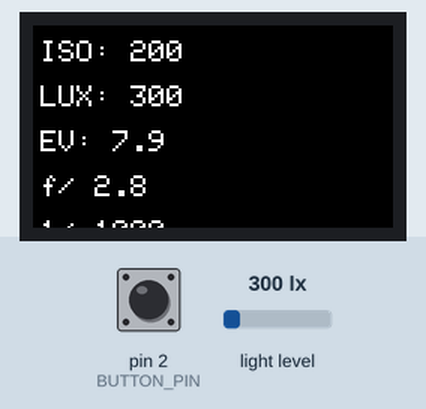
Recording of a sketch running on a simulated Arduino Nano, built with avr-gcc and run on an emulated ATmega328P. Shown: 240×135 colour display. Inputs (shaded band) come from the test bench; at power-on: pin 2 (BUTTON_PIN) HIGH, light level 300 lx. What the sketch prints to the serial monitor is not drawn.

Above: at 1.3 s.
1.4 s: pin 2 (BUTTON_PIN) pulled LOW for 3.2 s
At 4.8 s:
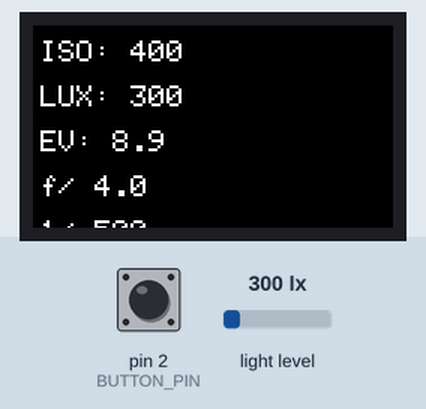
6.1 s: light level set to 40 lx
At 6.7 s:
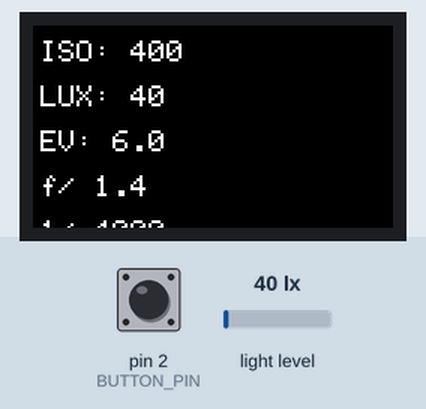
7.6 s: pin 2 (BUTTON_PIN) pulled LOW for 0.65 s
At 8.7 s:
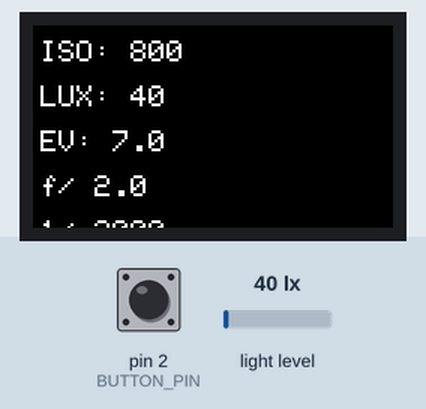
9.7 s: light level set to 500 lx
At 11.1 s:
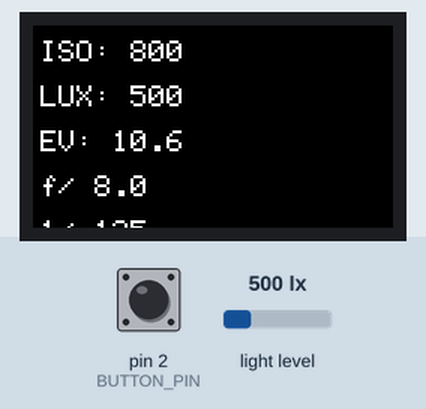
11.4 s: light level set to 1000 lx
At 12.1 s:
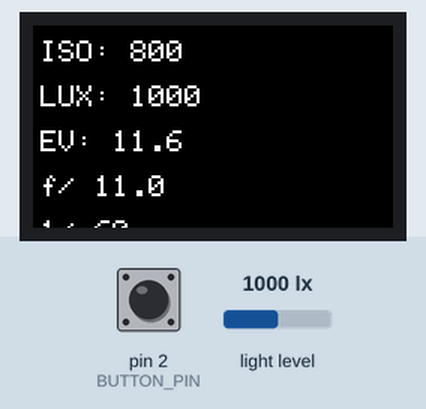
Timing chart, 0 to 14.0 s (numbered marks = the images above; inputs shaded):
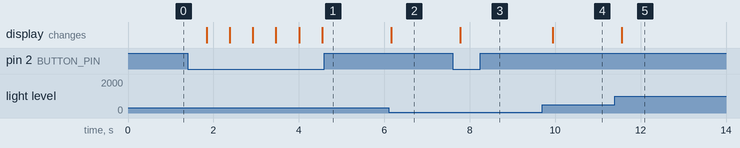

The sketch:

LightMeter.ino
```cpp
/*
  Light Meter — Instrument Design
  Arduino Nano + BH1750 ambient light sensor + ST7789 TFT display

  Reads ambient light in lux, converts to an exposure value (EV) at a
  user-set ISO, and displays the corresponding aperture/shutter-speed
  pairing. ISO is cycled manually via a single push button.

  NOTE: This file is a documented reconstruction of the original sketch,
  rebuilt from the project's wiring diagram and recorded display output
  (ISO 200, LUX 1575, EV 10.8, f/5.6, 1/125) — the original source file
  was lost.

  Libraries required (Arduino Library Manager):
    - BH1750 by Christopher Laws
    - Adafruit GFX Library
    - Adafruit ST7789

  Wiring (per pin mapping):
    BH1750   -> A4 (SDA), A5 (SCL), 5V, GND
    ST7789   -> D11 (SDA/MOSI), D13 (SCL/SCK), D10 (CS), D9 (RES), D8 (DC), 5V (BLK), GND
    Button   -> D2 to GND (uses internal pull-up)
*/

#include <Wire.h>              // Handles I2C communication (used by the BH1750 sensor)
#include <BH1750.h>            // Library for the BH1750 digital light sensor
#include <Adafruit_GFX.h>      // Core graphics library — provides drawing/text functions used by the display library
#include <Adafruit_ST7789.h>   // Driver library specific to the ST7789 TFT display
#include <SPI.h>               // Handles SPI communication (used by the ST7789 display)

//names to the pin numbers so the rest
#define TFT_CS   10   // Chip Select — tells the display when the Arduino is talking to it
#define TFT_RST  9    // Reset pin — lets the Arduino restart the display if needed
#define TFT_DC   8    // Data/Command pin — tells the display whether incoming data is a command or pixel data
#define BUTTON_PIN 2  // Digital pin the ISO-cycle button is wired to

// Creates the display object using the pins above, so later code can just call tft.something()
Adafruit_ST7789 tft = Adafruit_ST7789(TFT_CS, TFT_DC, TFT_RST);

// Creates the light sensor object, so later code can just call lightMeter.something()
BH1750 lightMeter;

// ---- ISO cycle ----
// The set of ISO values the button cycles through, in array form.
const int isoValues[] = {100, 200, 400, 800, 1600};
// Automatically counts how many values are in the array above (5), so we don't have to hardcode it.
const int numIsoValues = sizeof(isoValues) / sizeof(isoValues[0]);
// Tracks which ISO value is currently selected. Starts at index 1, which is ISO 200 —
// matching the ISO shown in the recorded display output.
int isoIndex = 1;

// ---- Aperture / shutter speed tables for EV lookup ----
// Standard full-stop aperture
const float apertures[] = {1.4, 2.0, 2.8, 4.0, 5.6, 8.0, 11.0, 16.0};
//  shutter speed
const int shutterDenominators[] = {4000, 2000, 1000, 500, 250, 125, 60, 30};

// ---- Debounce ----
// Debouncing prevents one physical button press from being read as multiple rapid presses
// due to tiny electrical noise when the button contacts touch.
unsigned long lastButtonPress = 0;      // Stores the timestamp (in milliseconds) of the last accepted press
const unsigned long debounceDelay = 250; // Minimum time (ms) that must pass before another press counts

void setup() {
  Serial.begin(9600);      // Starts serial communication so readings can be viewed on a computer via USB

  Wire.begin();             // Initializes the I2C bus so the Arduino can talk to the BH1750 sensor
  lightMeter.begin();       // Initializes the BH1750 sensor itself, using default settings

  pinMode(BUTTON_PIN, INPUT_PULLUP);
  // Sets the button pin to read HIGH by default and LOW when pressed,
  // using the Arduino's built-in pull-up resistor instead of needing an external one.

  tft.init(135, 240);       // Initializes the display and tells it its resolution (135 x 240 pixels)
  tft.setRotation(1);       // Rotates the display 90 degrees, matching how it's mounted in the housing
  tft.fillScreen(ST77XX_BLACK); // Clears the screen to a black background on startup
  tft.setTextColor(ST77XX_WHITE); // Sets all text to display in white
  tft.setTextSize(2);       // Sets the text to a readable, moderately large size
}

void loop() {
  // ---- Check for a button press to cycle ISO ----
  // digitalRead(BUTTON_PIN) == LOW means the button is currently pressed (because of INPUT_PULLUP).
  // The second condition makes sure enough time has passed since the last accepted press (debounce).
  if (digitalRead(BUTTON_PIN) == LOW && (millis() - lastButtonPress) > debounceDelay) {
    isoIndex = (isoIndex + 1) % numIsoValues;
    // Moves to the next ISO value in the array. The "% numIsoValues" wraps back to
    // index 0 once it goes past the last value, so the cycle repeats.
    lastButtonPress = millis(); // Records this moment as the last time the button was pressed
  }

  // ---- Read the sensor ----
  float lux = lightMeter.readLightLevel(); // Gets the current ambient light reading, in lux
  int iso = isoValues[isoIndex];           // Looks up the currently selected ISO value

  // ---- Calculate exposure value (EV) ----
  // EV100 is the exposure value assuming ISO 100, calculated from lux using a standard
  // photographic formula: EV100 = log2(lux / 2.5).
  float ev100 = log(lux / 2.5) / log(2);
  // log(x) is natural log in C++, so dividing by log(2) converts it to log base 2 (log2).

  // Adjusts EV100 to the actual selected ISO. Doubling ISO effectively adds 1 to EV,
  // so this scales the correction by how far the chosen ISO is from 100.
  float ev = ev100 + log((float)iso / 100.0) / log(2);

  // ---- Look up aperture/shutter pairing from EV ----
  // Rounds EV to the nearest whole number, then shifts it to line up with index 0
  // of the apertures/shutter arrays (chosen so typical daylight EVs fall in range).
  // constrain() clamps the result so it can never go outside the array's valid indices (0–7).
  int evIndex = constrain((int)round(ev) - 6, 0, 7);
  float aperture = apertures[evIndex];         // Looks up the suggested f-stop for this EV
  int shutterDenom = shutterDenominators[evIndex]; // Looks up the matching shutter speed

  // ---- Serial output for debugging ----
  // Prints all current values to the Serial Monitor, useful for checking behavior
  // without needing the physical display.
  Serial.print("Lux: "); Serial.print(lux);
  Serial.print("  ISO: "); Serial.print(iso);
  Serial.print("  EV: "); Serial.print(ev, 1);       // ", 1" means show 1 decimal place
  Serial.print("  f/"); Serial.print(aperture, 1);
  Serial.print("  1/"); Serial.println(shutterDenom);

  // ---- Display update ----
  tft.fillScreen(ST77XX_BLACK); // Clears the previous frame before drawing the new one

  tft.setCursor(5, 10);         // Moves the text cursor to x=5, y=10 pixels
  tft.print("ISO: "); tft.println(iso);

  tft.setCursor(5, 40);
  tft.print("LUX: "); tft.println(lux, 0); // ", 0" means show no decimal places for lux

  tft.setCursor(5, 70);
  tft.print("EV: "); tft.println(ev, 1);

  tft.setCursor(5, 100);
  tft.print("f/ "); tft.println(aperture, 1);

  tft.setCursor(5, 130);
  tft.print("1/ "); tft.println(shutterDenom);

  delay(500); // Waits half a second before the next reading, so the display isn't flickering constantly
}
```

Measured:
- after the input at 1.4 s, the display: changes after 0.44 s (image 1)
- after the input at 6.1 s, the display: changes after 0.06 s (image 2)
- after the input at 7.6 s, the display: changes after 0.18 s (image 3)
- after the input at 9.7 s, the display: changes after 0.24 s (image 4)
- after the input at 11.4 s, the display: changes after 0.16 s (image 5)
